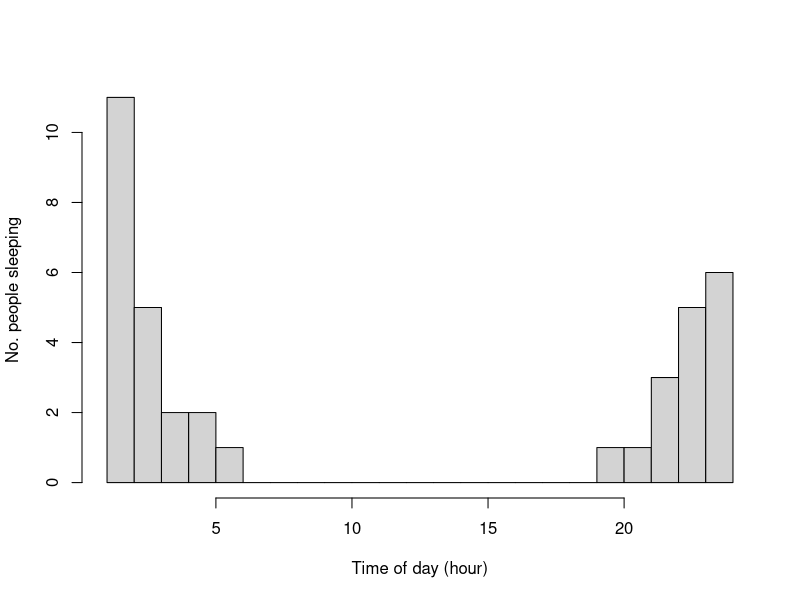
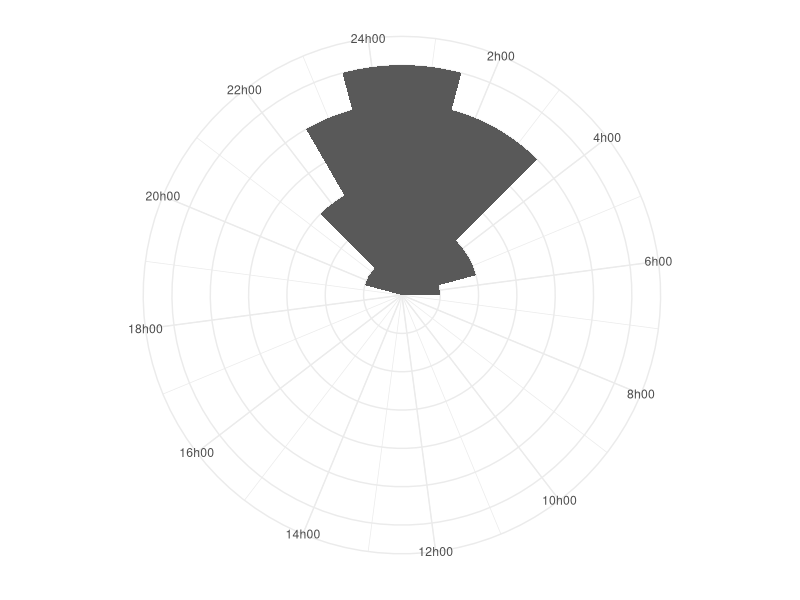
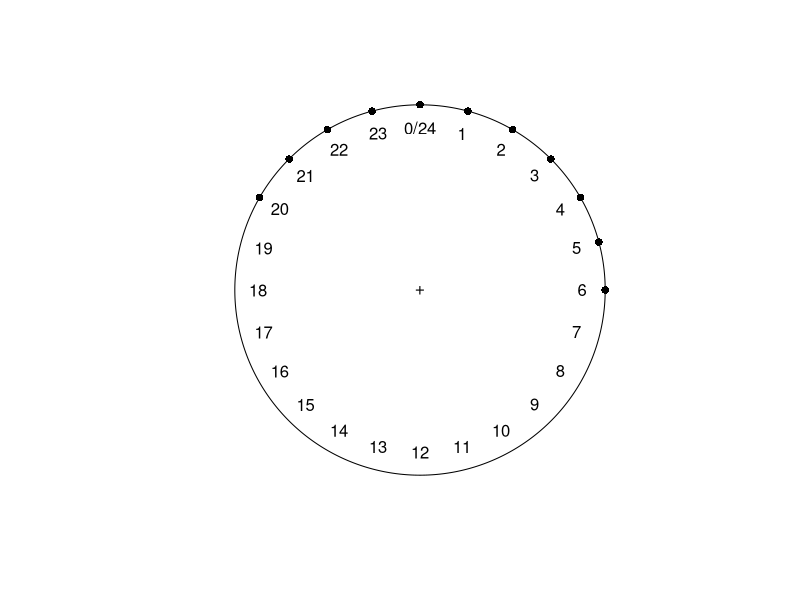
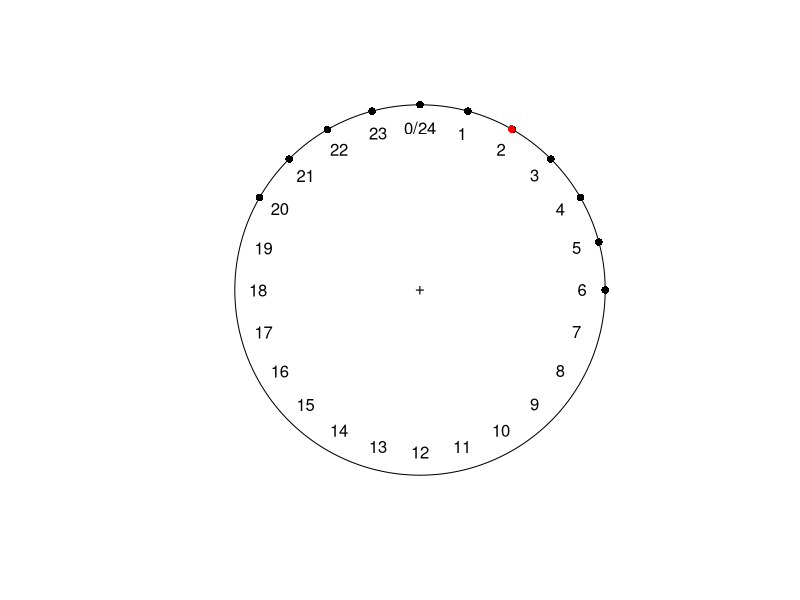
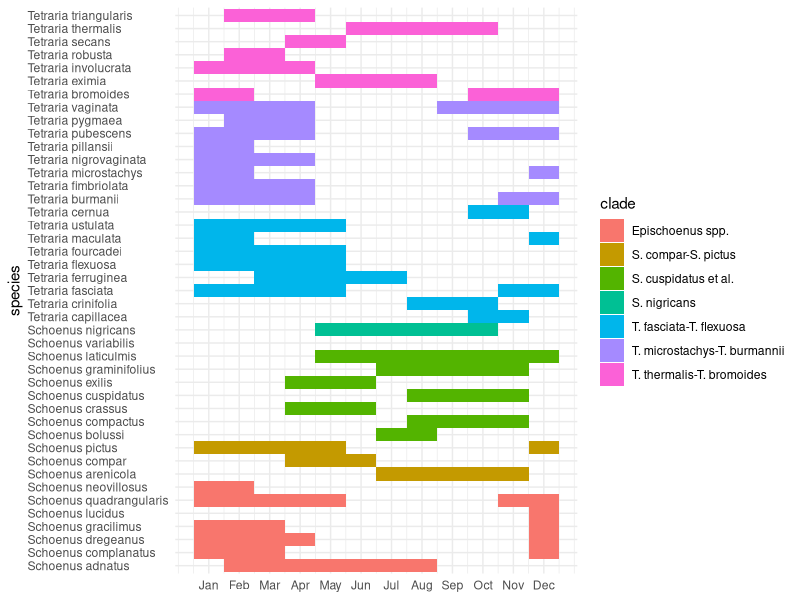
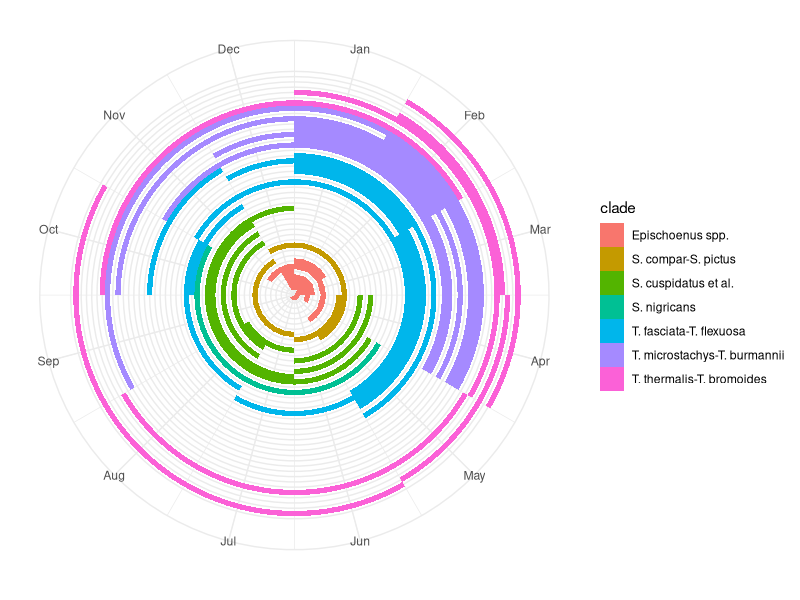
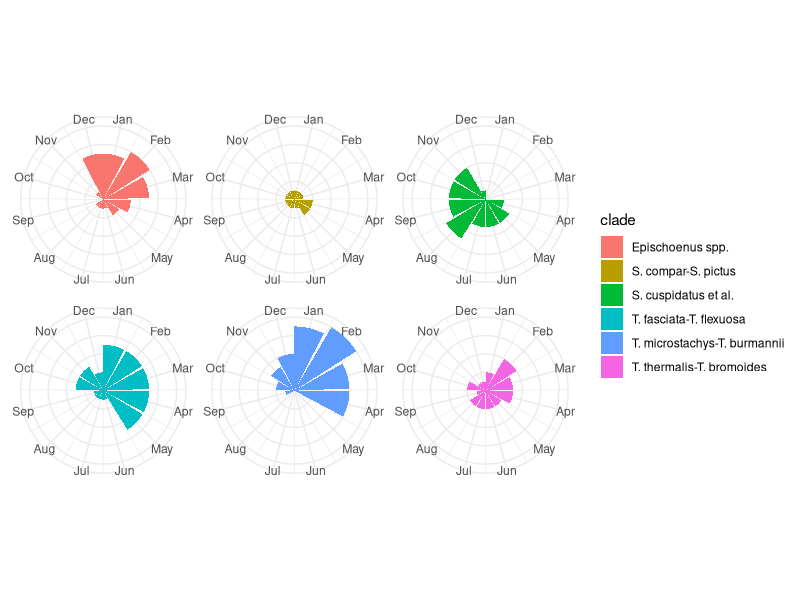
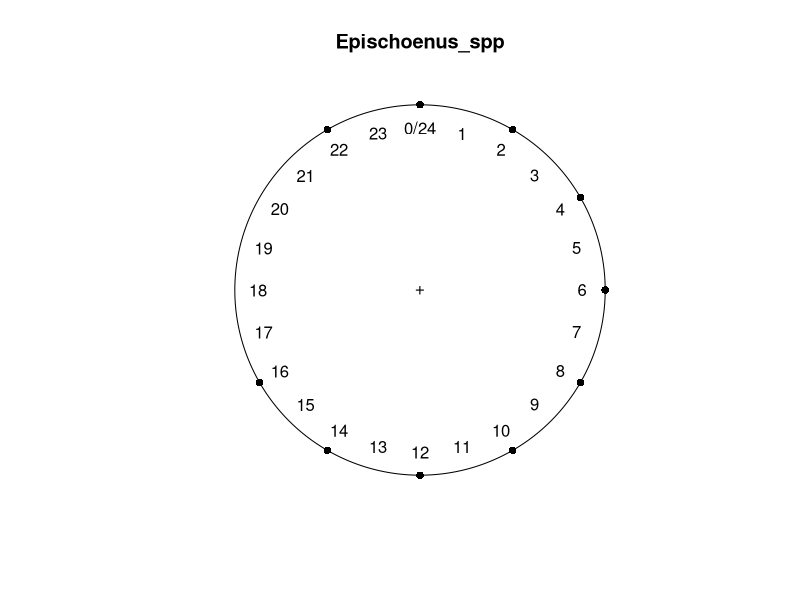

Generate these figures, in order, with R:
## ---- chunk 1
knitr::opts_chunk$set(echo = TRUE)
## ---- chunk 2
# Make up some data
sleeping <- c(
  24, 23, 24, 23, 22, 24, 23, 21, 22, 24, 23, 20, 22, 23, 24, 24,
  1, 2, 2, 1, 3, 2, 2, 1, 1, 3, 4, 2, 3, 3, 4, 5, 5, 6, 3, 1, 1
)
# Plot its distribution
hist(sleeping,
  breaks = 24,
  xlab = "Time of day (hour)", ylab = "No. people sleeping",
  main = ""
)
## ---- chunk 3
mean(sleeping)
## ---- chunk 4
library(ggplot2)
# Set theme to something simpler, cleaner
theme_set(theme_minimal())
ggplot(as.data.frame(sleeping), aes(sleeping)) +
  geom_histogram(bins = 24) +  # because 24hrs in a day
  scale_x_continuous(
    breaks = seq(0, 24, 2), 
    labels = paste0(seq(0, 24, 2), "h00")  # 01h00, 02h00 etc.
  ) +
  # Make the plot circular
  coord_polar() +
  theme(
    axis.title.x = element_blank(),
    # Remove non-sensical y-axis details now that plot is circular
    axis.title.y = element_blank(),
    axis.text.y = element_blank()
  )
## ---- chunk 5
library(circular)
sleeping <- as.circular(sleeping, 
  type = "directions",
  units = "hours", template = "clock24"
)
sleeping
plot(sleeping)
## ---- chunk 6
mean(sleeping)
plot(sleeping)
points(mean(sleeping), col = "red")
## ---- chunk 7
library(here)
library(tidyverse)
flowering_times <- 
  read_csv(here("assets/data",
    "CFR-Schoeneae-flowering-times_from-Manning-and-Goldblatt-2012_rvm.csv"
  )) %>%
  mutate(species = ifelse(is.na(new_name_rvm), species, new_name_rvm)) %>%
  rename(clade = clade_rvm) %>%
  select(clade, species, flowering_start, flowering_end) %>%
  arrange(clade) %>%
  filter(!is.na(clade))
## ---- chunk 8
flowering_times %>%
  select(-clade) %>%
  knitr::kable(
    col.names = c("Species", "Start", "End"),
    caption = paste(
      "Flowering times (start and end) for _Schoenus_ L. and _Tetraria_ Beauv.",
      "(Cyperaceae, Tribe Schoeneae), from @manning2012."
    )
  )
## ---- chunk 9
get_month_int <- function(month_abb) {
  # Converts "Jan", "Feb", etc. -> 1, 2, etc.
  map_int(month_abb, ~ifelse(.x %in% month.abb,
    which(month.abb == .x),
    NA
  ))
}
# Apply get_month_int() to the data
flowering_times <- flowering_times %>%
  mutate(
    flowering_start = get_month_int(flowering_start),
    flowering_end   = get_month_int(flowering_end)
  )
flowering_times
## ---- chunk 10
get_month_seq <- function(start, end) {
  # Creates seq from start to end, unless end < start
  map2(start, end, function(.start, .end) {
    if (any(is.na(c(.start, .end)))) {
      return(NA)
    } else if (.start > .end) {
      return(c(.start:12, 1:.end))  # e.g. Dec->Apr = 12, 1, 2, 3, 4
    } else if (.start <= .end) {
      return(.start:.end)
    }
  })
}
flowering_times <- flowering_times %>%
  mutate(flowering_months = get_month_seq(flowering_start, flowering_end))
flowering_times
## ---- chunk 11
flowering_times <- flowering_times %>%
  unnest() %>% # unnest the list-columns so ggplot can understand
  # Arrange species by sub-generic clade
  arrange(clade) %>%
  mutate(species = factor(species, levels = unique(species)))
flowering_times
## ---- chunk 12
flowering_plot <- 
  ggplot(flowering_times, aes(flowering_months, species, fill = clade)) +
    geom_tile() +
    scale_x_continuous(breaks = 1:12, labels = month.abb) +
    theme(
      axis.title.x = element_blank(),  # no need for x-axis title
      axis.text.y  = element_text(hjust = 0)  # left-justify species names
    )
flowering_plot
## ---- chunk 13
flowering_plot +
  # Make the plot circular
  coord_polar() +
  # Remove non-sensical y-axis details now that plot is circular
  theme(
    axis.text.y  = element_blank(),
    axis.title.y = element_blank()
  )
## ---- chunk 14
flowering_times %>%
  filter(clade != "S. nigricans") %>%  # only 1 species, remove for this plot
  ggplot(aes(flowering_months, fill = clade)) +
    geom_bar() +
    scale_x_continuous(breaks = 1:12, labels = month.abb) +
    coord_polar() +
    facet_wrap(~clade) +
    theme(
      axis.title.x    = element_blank(),
      axis.text.y     = element_blank(),
      axis.title.y    = element_blank(),
      strip.text      = element_blank()  # legend duplicates facet labels
    )
## ---- chunk 15
flowering_summary <- flowering_times %>%
  select(clade, flowering_months) %>%
  # Split the dataframe into a list according to clade
  split(.$clade) %>%
  # For each item in the list, return only the vector of flowering months
  map(pull, flowering_months) %>%
  # Tidy up the list's names
  set_names(names(.) %>%
    # Replace hyphens ("-") & spaces (" ") with underscores ("_")
    str_replace_all("[-\ ]", "_") %>%
    # Remove fullstops (".")
    str_remove_all("\\.")
  )
flowering_summary
## ---- chunk 16
flowering_circular <- flowering_summary %>%
  map(function(.x) .x * 2) %>% 
  map(as.circular,
    type = "directions",
    units = "hours", template = "clock24",
    rotation = "clock"
  )
flowering_circular
## ---- chunk 17
# For each item in the list (.x) and its name (.y):
imap(flowering_circular, ~plot(.x, main = .y))
## ---- chunk 18
# What are the means?
map(flowering_circular, mean, na.rm = TRUE)
imap(flowering_circular, function(.x, .y) {
  plot(.x, main = .y)
  points(mean(.x, na.rm = TRUE), col = "red")
})
## ---- chunk 19
sessionInfo()
